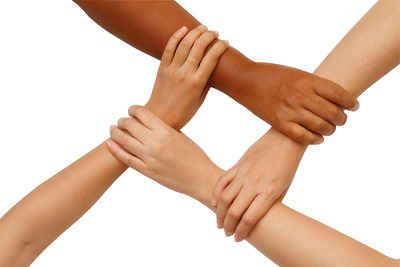
#> input picture 컴퓨터 그래픽스 및 비전/190328/skin0.jpg, 400 x 267 px
$ python 190328.py
#> lines starting #> are read from the running program, lines starting #| are printed output that depends on the picture; after the words box and inside, x2 and y2 are one past the last pixel; in counts of white or black regions, pixels touching at a corner belong together
# skin color detection
# created by SYO
# 2018.03.26

import cv2
import numpy as np
import math
import winsound as ws

img = cv2.imread("skin0.jpg")
#> img is the input picture: shape (267, 400, 3); mean B, G, R 184.2, 201.3, 227.8
converted = cv2.cvtColor(img, cv2.COLOR_BGR2HSV)
#> converted: shape (267, 400, 3); mean H, S, V 9.4, 60.1, 227.9

w_lower = np.array([0, 48, 170], dtype = "uint8")
w_upper = np.array([20, 255, 255], dtype = "uint8")
w_skinMask = cv2.inRange(converted, w_lower, w_upper)
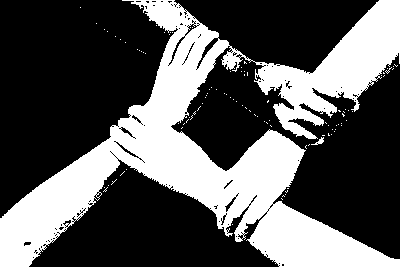
#> w_skinMask: shape (267, 400); 34.8% white; 99 white regions (97 under 20 px), largest, box (x1, y1, x2, y2) and area: (0, 0, 400, 267) 36897, (311, 137, 324, 145) 40

b_lower = np.array([0, 48, 80], dtype = "uint8")
b_upper = np.array([20, 255, 180], dtype = "uint8")
b_skinMask = cv2.inRange(converted, b_lower, b_upper)
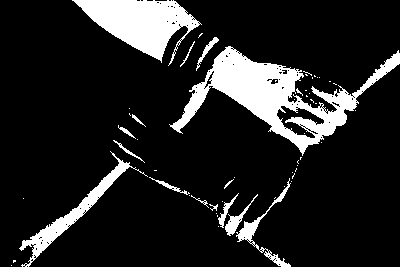
#> b_skinMask: shape (267, 400); 13.9% white; 57 white regions (42 under 20 px), largest, box (x1, y1, x2, y2) and area: (169, 46, 400, 156) 7260, (72, 0, 202, 66) 4152, (19, 151, 148, 267) 1681

mix_skinMask = cv2.bitwise_and(w_skinMask, b_skinMask)
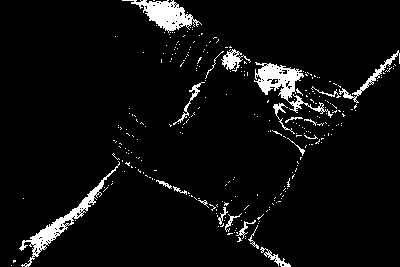
#> mix_skinMask: shape (267, 400); 5.3% white; 290 white regions (269 under 20 px), largest, box (x1, y1, x2, y2) and area: (254, 62, 333, 118) 1185, (19, 161, 120, 267) 1134, (122, 0, 202, 33) 1068

w_skin = cv2.bitwise_and(img, img, mask = w_skinMask)
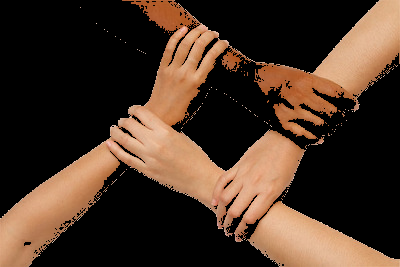
#> w_skin: shape (267, 400, 3); mean B, G, R 37.3, 51.1, 71.4
b_skin = cv2.bitwise_and(img, img, mask = b_skinMask)
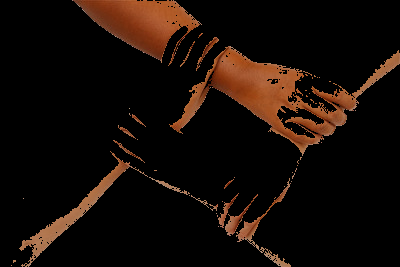
#> b_skin: shape (267, 400, 3); mean B, G, R 6.5, 11.8, 21.7
mix_skin = cv2.bitwise_or(w_skin, b_skin)

for i in range(mix_skinMask.shape[0]):
    for j in range(mix_skinMask.shape[1]):
        if mix_skinMask[i][j]:
            mix_skin[i][j][0] = 0
            mix_skin[i][j][1] = 0
            mix_skin[i][j][2] = 255
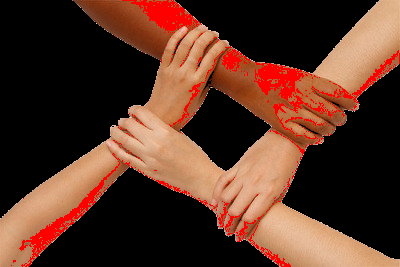
#> mix_skin: shape (267, 400, 3); mean B, G, R 37.2, 51.9, 88

cv2.imshow("images", np.vstack([np.hstack([img, b_skin]), np.hstack([w_skin, mix_skin])]))
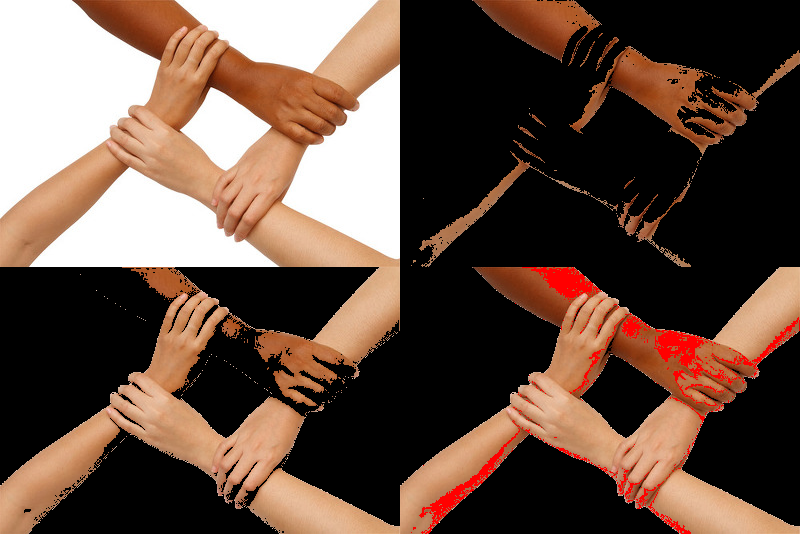
#> window 'images': shape (534, 800, 3); mean B, G, R 66.3, 79, 102.2
cv2.waitKey(0)
cv2.destroyAllWindows()

$ run again, with 컴퓨터 그래픽스 및 비전/190328/skin1.jpg copied over 컴퓨터 그래픽스 및 비전/190328/skin0.jpg
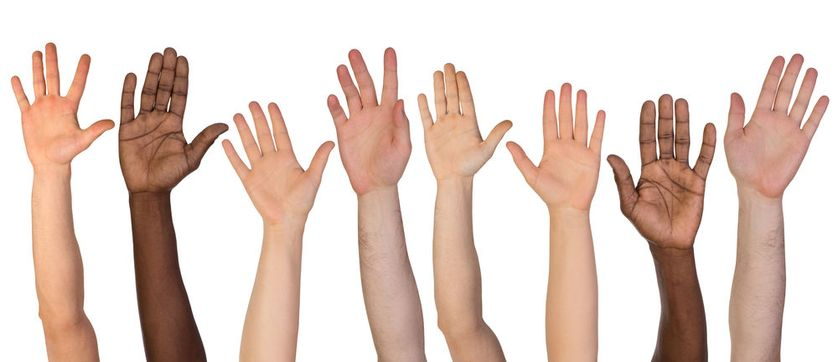
#> input picture 컴퓨터 그래픽스 및 비전/190328/skin1.jpg, 838 x 362 px
#> img is the input picture: shape (362, 838, 3); mean B, G, R 197.9, 207.3, 226.9
#> converted: shape (362, 838, 3); mean H, S, V 14, 41, 227.1
#> w_skinMask: shape (362, 838); 29.2% white; 268 white regions (238 under 20 px), largest, box (x1, y1, x2, y2) and area: (724, 55, 828, 362) 15356, (327, 48, 419, 362) 14311, (506, 83, 605, 362) 14015
#> b_skinMask: shape (362, 838); 12.6% white; 241 white regions (198 under 20 px), largest, box (x1, y1, x2, y2) and area: (118, 48, 228, 362) 14579, (607, 95, 716, 362) 11789, (465, 133, 506, 362) 1920
#> mix_skinMask: shape (362, 838); 2.3% white in thin lines or dots, all inside (x1, y1, x2, y2) = (14, 44, 828, 362)
#> after the loop `for i in range(mix_skinMask.shape[0]):`:
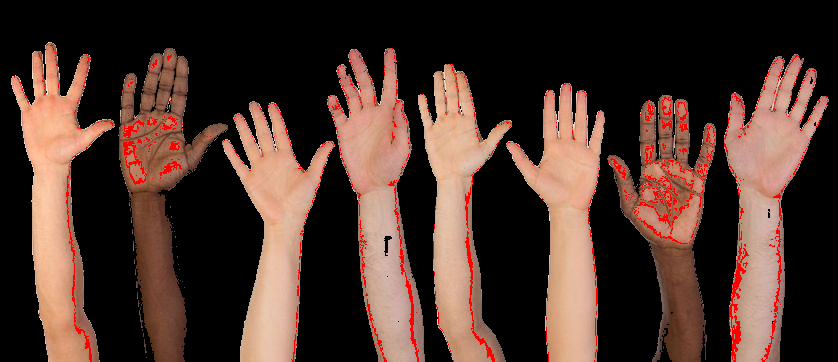
#> mix_skin: shape (362, 838, 3); mean B, G, R 44.6, 53, 76.9
#> `cv2.imshow("images", np.vstack([np.hstack([img, b_skin]), np.hstack([w..`:
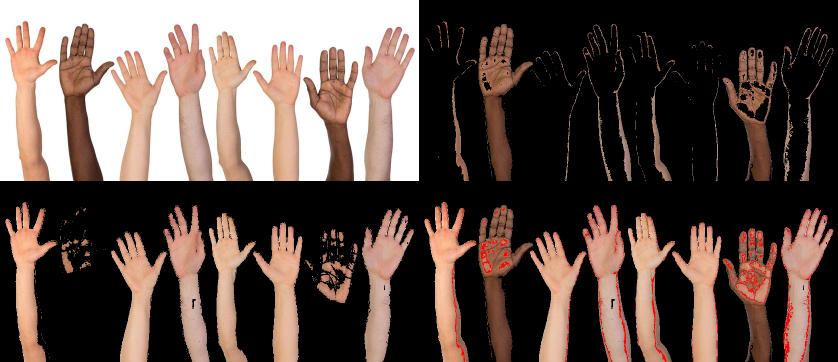
#> window 'images': shape (724, 1676, 3) (shown at 1/2 size); mean B, G, R 73.1, 79.9, 95.7

$ run again, with 컴퓨터 그래픽스 및 비전/190328/skin2.jpg copied over 컴퓨터 그래픽스 및 비전/190328/skin0.jpg
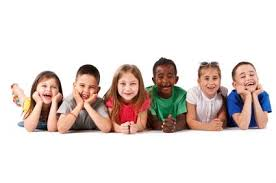
#> input picture 컴퓨터 그래픽스 및 비전/190328/skin2.jpg, 276 x 183 px
#> img is the input picture: shape (183, 276, 3); mean B, G, R 212.4, 216.3, 226.5
#> converted: shape (183, 276, 3); mean H, S, V 18.7, 31.8, 228.9
#> w_skinMask: shape (183, 276); 10.7% white; 54 white regions (45 under 20 px), largest, box (x1, y1, x2, y2) and area: (23, 74, 111, 134) 2184, (232, 64, 268, 130) 1089, (187, 102, 223, 132) 481
#> b_skinMask: shape (183, 276); 7.5% white; 102 white regions (82 under 20 px), largest, box (x1, y1, x2, y2) and area: (88, 65, 154, 133) 1256, (153, 64, 179, 94) 468, (198, 64, 226, 130) 397
#> mix_skinMask: shape (183, 276); 0.81% white in thin lines or dots, all inside (x1, y1, x2, y2) = (13, 64, 260, 134)
#> after the loop `for i in range(mix_skinMask.shape[0]):`:
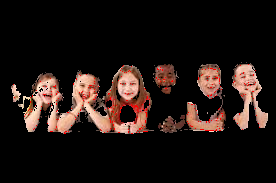
#> mix_skin: shape (183, 276, 3); mean B, G, R 18.7, 21.9, 32.7
#> `cv2.imshow("images", np.vstack([np.hstack([img, b_skin]), np.hstack([w..`:
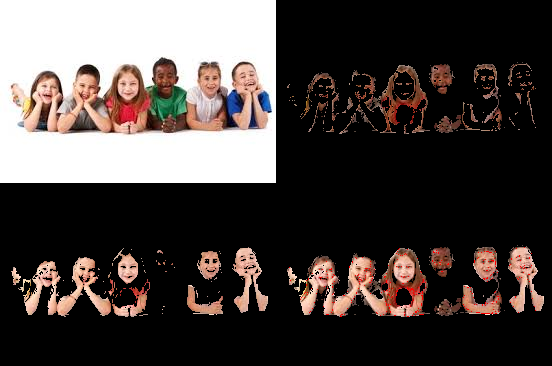
#> window 'images': shape (366, 552, 3); mean B, G, R 62.8, 65.5, 73.2
